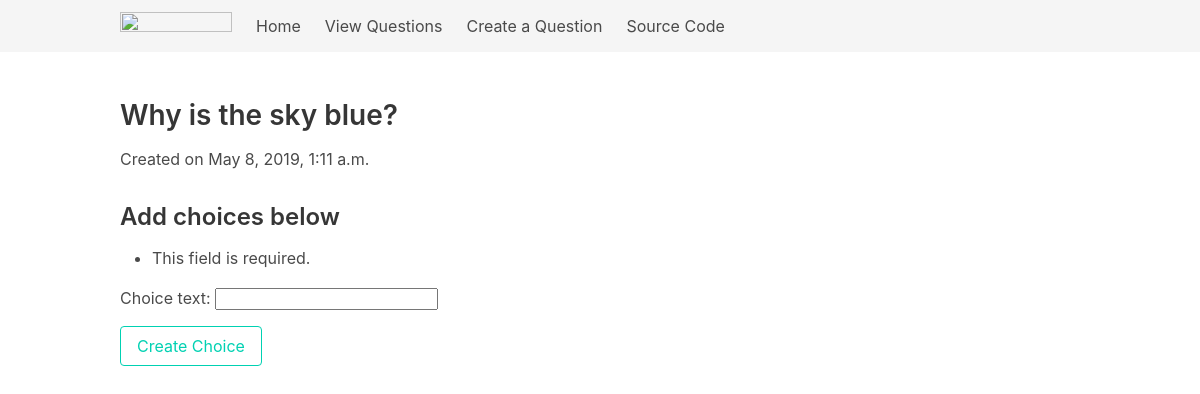
Page /polls/create-choice/1/ on the earlier database version.
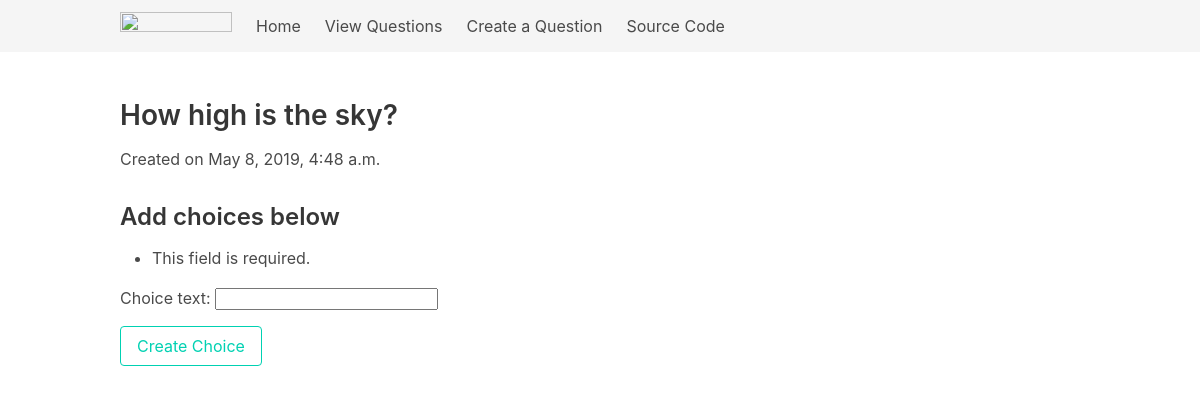
Same page on the later database version.
### polls/models.py (models this page shows, shortened)
class Question(models.Model):
    question_text = models.CharField(max_length=200)
    pub_date = models.DateTimeField(auto_now=True)

### polls/views.py (the view, shortened to what this page needs)
# urls.py: path('polls/create-choice/<int:question_id>/', polls_create_choice, name='polls-create-choice'),
def polls_create_choice(request, question_id):
    form = RawChoiceForm(request.GET)
    errors = None
    question = Question.objects.get(id=question_id)
    context = {'form': form, 'errors':errors, 'question':question}
    return render(request, 'create-choice.html', context)

### polls/forms.py
class RawChoiceForm(forms.Form):
	choice_text = forms.CharField()

### templates/create-choice.html
{% extends 'base.html' %}
{% block content %}
<section class="section">
	<section class="container">
		<article class="content">
			<h2>{{ question.question_text }}</h2>
			<p>Created on {{question.pub_date}}</p>
			<h3>Add choices below</h3>
			<form class="form" method='POST'> {% csrf_token %}
				{{ form.as_p }}
				<input class="button is-primary is-outlined" type="submit" value="Create Choice">
			</form>
		</article>
	</section>
</section>
{% endblock content %}

Differences in the rows shown:
changed Question: question_text "Why is the sky blue?" → "How high is the sky?"; pub_date "May 8, 2019, 1:11 a.m." → "May 8, 2019, 4:48 a.m."
